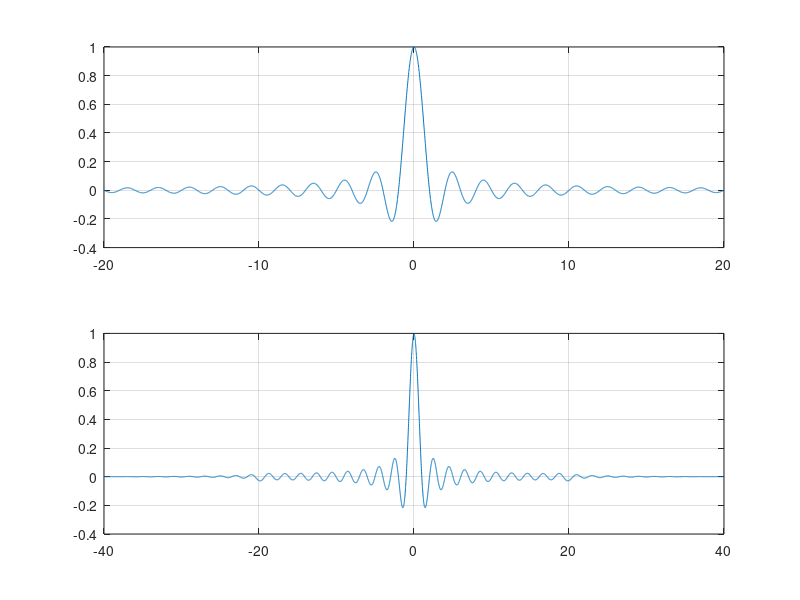

Recreate this plot in MATLAB.
T = 0.01;

tx = -20:T:20;

x = sinc(tx);

ty = tx(1)*2:T:tx(end)*2;
y = T*conv(x, x);

figure
subplot(2, 1, 1)
title("x")
plot(tx, x)
grid on

subplot(2, 1, 2)
title("x*x")
plot(ty, y)
grid on
